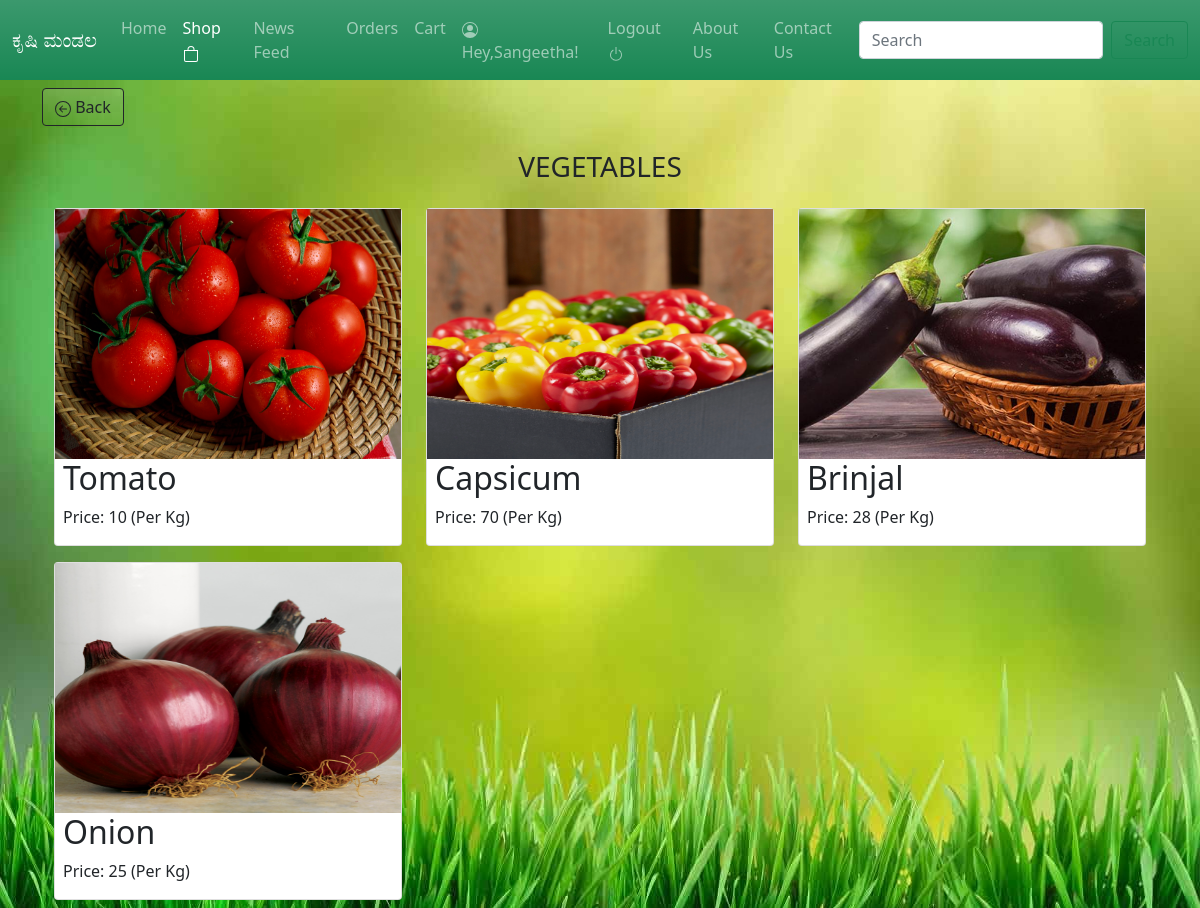
The page /vegetables (signed in) on the database its author committed.
### tables this page shows
CREATE TABLE "products" (
	"Id"	INTEGER,
	"pname"	TEXT,
	"price"	INTEGER,
	"image"	BLOB,
	"details"	TEXT,
	"category"	TEXT,
	PRIMARY KEY("Id" AUTOINCREMENT)
);

### app.py (the view)
@app.get("/vegetables", response_class=HTMLResponse)
def vegetables(request : Request):
    con = sqlite3.connect("Myapp.db")
    con.row_factory = sqlite3.Row
    cur = con.cursor()
    cur.execute("select * from products where category = 'Vegetables' ")
    vegetables = cur.fetchall()
    con.close
    return templates.TemplateResponse("vegetables.html",{"request" : request , "vegetables" : vegetables})

### templates/vegetables.html (shortened to what this page needs)
<!doctype html>
<html lang="en">
  <head>
    <link href="https://cdn.jsdelivr.net/npm/bootstrap@5.0.2/dist/css/bootstrap.min.css" rel="stylesheet">
  </head>
  <body class="bg">
    <nav class="navbar navbar-expand-lg navbar-dark bg-success bg-gradient">
      <div class="container-fluid">
        <a class="navbar-brand" href="#">ಕೃಷಿ ಮಂಡಲ</a>
        <div class="collapse navbar-collapse" id="navbarSupportedContent">
          <ul class="navbar-nav me-auto mb-2 mb-lg-0">
            <li class="nav-item">
              <a class="nav-link" href="/">Home</a>
            </li>
            <li class="nav-item">
              <a class="nav-link active" aria-current="page" href="#"
                >Shop
                <svg
                  xmlns="http://www.w3.org/2000/svg"
                  width="16"
                  height="16"
                  fill="currentColor"
                  class="bi bi-bag"
                  viewBox="0 0 16 16"
                >
                  <path
                    d="M8 1a2.5 2.5 0 0 1 2.5 2.5V4h-5v-.5A2.5 2.5 0 0 1 8 1zm3.5 3v-.5a3.5 3.5 0 1 0-7 0V4H1v10a2 2 0 0 0 2 2h10a2 2 0 0 0 2-2V4h-3.5zM2 5h12v9a1 1 0 0 1-1 1H3a1 1 0 0 1-1-1V5z"
                  />
                </svg>
              </a>
            </li>
            {% if request.session.get('isLogin') %}
            <li class="nav-item">
              <a class="nav-link" href="/newsfeed">News Feed</a>
            </li>
           <li class="nav-item" >
             <a class="nav-link" href="/orders">Orders</a>
           </li>
           <li class="nav-item" >
             <a class="nav-link" href="/cart" >Cart</a>
           </li>
            <li class="nav-item">
              <a class="nav-link" href="#"> Hey,{{request.session.get('username')}}!
                </a></a>
          </li>
          <li class="nav-item">
            <a class="nav-link" href="/logout">Logout <svg xmlns="http://www.w3.org/2000/svg" width="16" height="16" fill="currentColor" class="bi bi-power" viewBox="0 0 16 16">
              <path d="M7.5 1v7h1V1h-1z"/>
              <path d="M3 8.812a4.999 4.999 0 0 1 2.578-4.375l-.485-.874A6 6 0 1 0 11 3.616l-.501.865A5 5 0 1 1 3 8.812z"/>
            </svg></a>
        </li>
            {% endif %}
            <li class="nav-item">
              <a class="nav-link" href="#">About Us</a>
            </li>
            <li class="nav-item">
              <a class="nav-link" href="/contactus">Contact Us</a>
            </li>
          </ul>
          <form class="d-flex">
            <input
              class="form-control me-2"
              type="search"
              placeholder="Search"
              aria-label="Search"
            />
            <button class="btn btn-outline-success" type="submit">
            </button>
          </form>
        </div>
      </div>
    </nav>
      <main class="container">
        <a href="/Products" class="btn btn-outline-dark my-2 bg-gradient"> Back</a>
        <h3 class="text-center my-3">VEGETABLES</h3>
        <div class="container">
          <div class="row">
          {% for vegetable in vegetables %}
              <div class="col-md-4 my-2">
                  <div class="card">
                      <img src="{{ vegetable.image }}" height="250" />
                      <div class="mx-2">
                      <h2> {{ vegetable.pname }}</h2>
                      <p>Price: {{ vegetable.price }} (Per Kg)</p>
                    </div>
                  </div>
              </div>
          {% endfor %}
          </div>
      </div>
      </main>
  </body>
</html>

### templates/vegetables.html (style rules this page uses)
.bg { background: url("../static/images/grassbg.jpg"); object-fit: cover; }

### rows shown on the page
products: shows a picture, pname "Tomato", price "10"
products: image (picture), pname "Capsicum", price "70"
products: image (picture), pname "Brinjal", price "28"
products: image (picture), pname "Onion", price "25"

### other values the page prints
{{ request.session.get('username') }} "Sangeetha"
